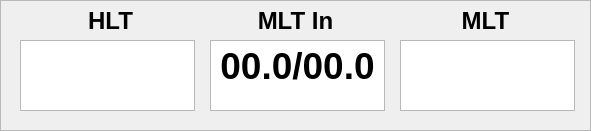
  <widget class="QFrame" name="temperatureFrame">
   <property name="geometry">
    <rect>
     <x>20</x>
     <y>10</y>
     <width>591</width>
     <height>131</height>
    </rect>
   </property>
   <property name="frameShape">
    <enum>QFrame::StyledPanel</enum>
   </property>
   <property name="frameShadow">
    <enum>QFrame::Raised</enum>
   </property>
   <widget class="QTextEdit" name="mtInTempDisplay">
    <property name="geometry">
     <rect>
      <x>210</x>
      <y>40</y>
      <width>175</width>
      <height>71</height>
     </rect>
    </property>
    <property name="font">
     <font>
      <pointsize>26</pointsize>
      <weight>75</weight>
      <bold>true</bold>
     </font>
    </property>
    <property name="inputMethodHints">
     <set>Qt::ImhNone</set>
    </property>
    <property name="autoFormatting">
     <set>QTextEdit::AutoNone</set>
    </property>
    <property name="readOnly">
     <bool>true</bool>
    </property>
    <property name="html">
     <string>&lt;!DOCTYPE HTML PUBLIC &quot;-//W3C//DTD HTML 4.0//EN&quot; &quot;http://www.w3.org/TR/REC-html40/strict.dtd&quot;&gt;
&lt;html&gt;&lt;head&gt;&lt;meta name=&quot;qrichtext&quot; content=&quot;1&quot; /&gt;&lt;style type=&quot;text/css&quot;&gt;
p, li { white-space: pre-wrap; }
&lt;/style&gt;&lt;/head&gt;&lt;body style=&quot; font-family:'Roboto'; font-size:26pt; font-weight:600; font-style:normal;&quot;&gt;
&lt;p align=&quot;center&quot; style=&quot; margin-top:0px; margin-bottom:0px; margin-left:0px; margin-right:0px; -qt-block-indent:0; text-indent:0px;&quot;&gt;&lt;span style=&quot; font-size:28pt;&quot;&gt;00.0/00.0&lt;/span&gt;&lt;/p&gt;&lt;/body&gt;&lt;/html&gt;</string>
    </property>
   </widget>
   <widget class="QTextEdit" name="mtOutTempDisplay">
    <property name="geometry">
     <rect>
      <x>400</x>
      <y>40</y>
      <width>175</width>
      <height>71</height>
     </rect>
    </property>
    <property name="font">
     <font>
      <pointsize>26</pointsize>
      <weight>75</weight>
      <bold>true</bold>
     </font>
    </property>
    <property name="readOnly">
     <bool>true</bool>
    </property>
   </widget>
   <widget class="QTextEdit" name="hltTempDisplay">
    <property name="geometry">
     <rect>
      <x>20</x>
      <y>40</y>
      <width>175</width>
      <height>71</height>
     </rect>
    </property>
    <property name="font">
     <font>
      <pointsize>26</pointsize>
      <weight>75</weight>
      <bold>true</bold>
     </font>
    </property>
    <property name="readOnly">
     <bool>true</bool>
    </property>
    <property name="html">
     <string>&lt;!DOCTYPE HTML PUBLIC &quot;-//W3C//DTD HTML 4.0//EN&quot; &quot;http://www.w3.org/TR/REC-html40/strict.dtd&quot;&gt;
&lt;html&gt;&lt;head&gt;&lt;meta name=&quot;qrichtext&quot; content=&quot;1&quot; /&gt;&lt;style type=&quot;text/css&quot;&gt;
p, li { white-space: pre-wrap; }
&lt;/style&gt;&lt;/head&gt;&lt;body style=&quot; font-family:'Roboto'; font-size:26pt; font-weight:600; font-style:normal;&quot;&gt;
&lt;p style=&quot;-qt-paragraph-type:empty; margin-top:0px; margin-bottom:0px; margin-left:0px; margin-right:0px; -qt-block-indent:0; text-indent:0px; font-size:16pt;&quot;&gt;&lt;br /&gt;&lt;/p&gt;&lt;/body&gt;&lt;/html&gt;</string>
    </property>
   </widget>
   <widget class="QLabel" name="hltTempLable">
    <property name="geometry">
     <rect>
      <x>40</x>
      <y>0</y>
      <width>141</width>
      <height>41</height>
     </rect>
    </property>
    <property name="font">
     <font>
      <pointsize>18</pointsize>
      <weight>75</weight>
      <bold>true</bold>
     </font>
    </property>
    <property name="text">
     <string>HLT</string>
    </property>
    <property name="alignment">
     <set>Qt::AlignCenter</set>
    </property>
   </widget>
   <widget class="QLabel" name="mltTempLable">
    <property name="geometry">
     <rect>
      <x>400</x>
      <y>0</y>
      <width>171</width>
      <height>41</height>
     </rect>
    </property>
    <property name="font">
     <font>
      <pointsize>18</pointsize>
      <weight>75</weight>
      <bold>true</bold>
     </font>
    </property>
    <property name="text">
     <string>MLT</string>
    </property>
    <property name="alignment">
     <set>Qt::AlignCenter</set>
    </property>
   </widget>
   <widget class="QLabel" name="mltInTempLable">
    <property name="geometry">
     <rect>
      <x>210</x>
      <y>0</y>
      <width>171</width>
      <height>41</height>
     </rect>
    </property>
    <property name="font">
     <font>
      <pointsize>18</pointsize>
      <weight>75</weight>
      <bold>true</bold>
     </font>
    </property>
    <property name="text">
     <string>MLT In</string>
    </property>
    <property name="alignment">
     <set>Qt::AlignCenter</set>
    </property>
   </widget>
  </widget>
